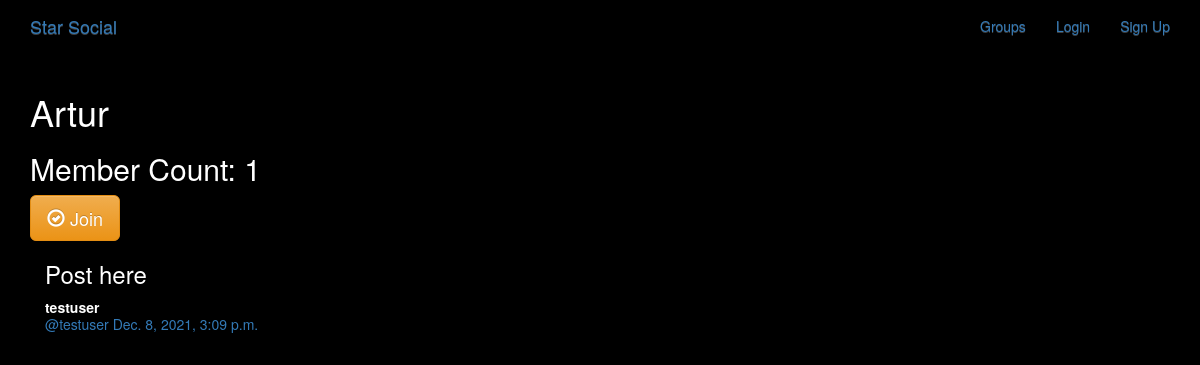
Page /groups/posts/in/artur/ on the committed database.
### groups/models.py (models this page shows, shortened)
class Group(models.Model):
    name = models.CharField(max_length=255, unique=True)
    slug = models.SlugField(allow_unicode=True, unique=True)
    description = models.TextField(blank=True, default='')
    description_html = models.TextField(editable=False, default='', blank=True)
    members = models.ManyToManyField(User,through="GroupMember")
    class Meta:
        ordering = ["name"]

### posts/models.py (models this page shows, shortened)
class Post(models.Model):
    user = models.ForeignKey(User, related_name="posts",on_delete=models.CASCADE)
    created_at = models.DateTimeField(auto_now=True)
    message = models.TextField()
    message_html = models.TextField(editable=False)
    group = models.ForeignKey(Group, related_name="posts",null=True, blank=True,on_delete=models.CASCADE)
    class Meta:
        ordering = ["-created_at"]
        unique_together = ["user", "message"]

### groups/views.py (the view)
# urls.py: url(r"^posts/in/(?P<slug>[-\w]+)/$",views.SingleGroup.as_view(),name="single"),
class SingleGroup(generic.DetailView):
    model = Group

### groups/templates/groups/group_detail.html
{% extends "groups/group_base.html" %}
{% block pregroup %}
<h1>{{group.name}}</h1>
<h2> Member Count: {{group.members.count}}</h2>
  <div class="content">
				{% if user in group.members.all %}
					<a href="{% url 'groups:leave' slug=group.slug %}" class="btn btn-lg btn-fill btn-warning"><span class="glyphicon glyphicon-remove-circle"></span> Leave</a>
				{% else %}
					<a href="{% url 'groups:join' slug=group.slug %}" class="btn btn-lg btn-fill btn-warning"><span class="glyphicon glyphicon-ok-circle"></span> Join</a>
				{% endif %}
</div>
{% endblock %}
{% block group_content %}
<div class="col-md-8">
	{% if group.posts.count == 0 %}
	<h2>No posts in this group yet!</h2>
	{% else %}
		{% for post in group.posts.all %}
			{% include "posts/_post.html" %}
		{% endfor %}
	{% endif %}
</div>
{% endblock %}

### posts/templates/posts/_post.html (shortened to what this page needs)
<div class="post media">
	<h3>{{ post.message_html|safe }}</h3>
	<div class="media-body">
		<strong>{{ post.user.username }}</strong>
		<h5 class="media-heading">
			<span class="username"><a href="{% url 'posts:for_user' username=post.user.username %}">@{{ post.user.username }}</a></span>
			<time class="time"><a href="{% url 'posts:single' username=post.user.username pk=post.pk %}">{{ post.created_at }}</a></time>
		</h5>
	</div>
</div>

### static/social/css/master.css (style rules this page uses)
body { margin: 0; overflow: hidden; background-color: black; color:white; }

### rows in the picture
Group: name "Artur", members.count "1"
Post: message_html "Post here", user.username "testuser", created_at "Dec. 8, 2021, 3:09 p.m."
